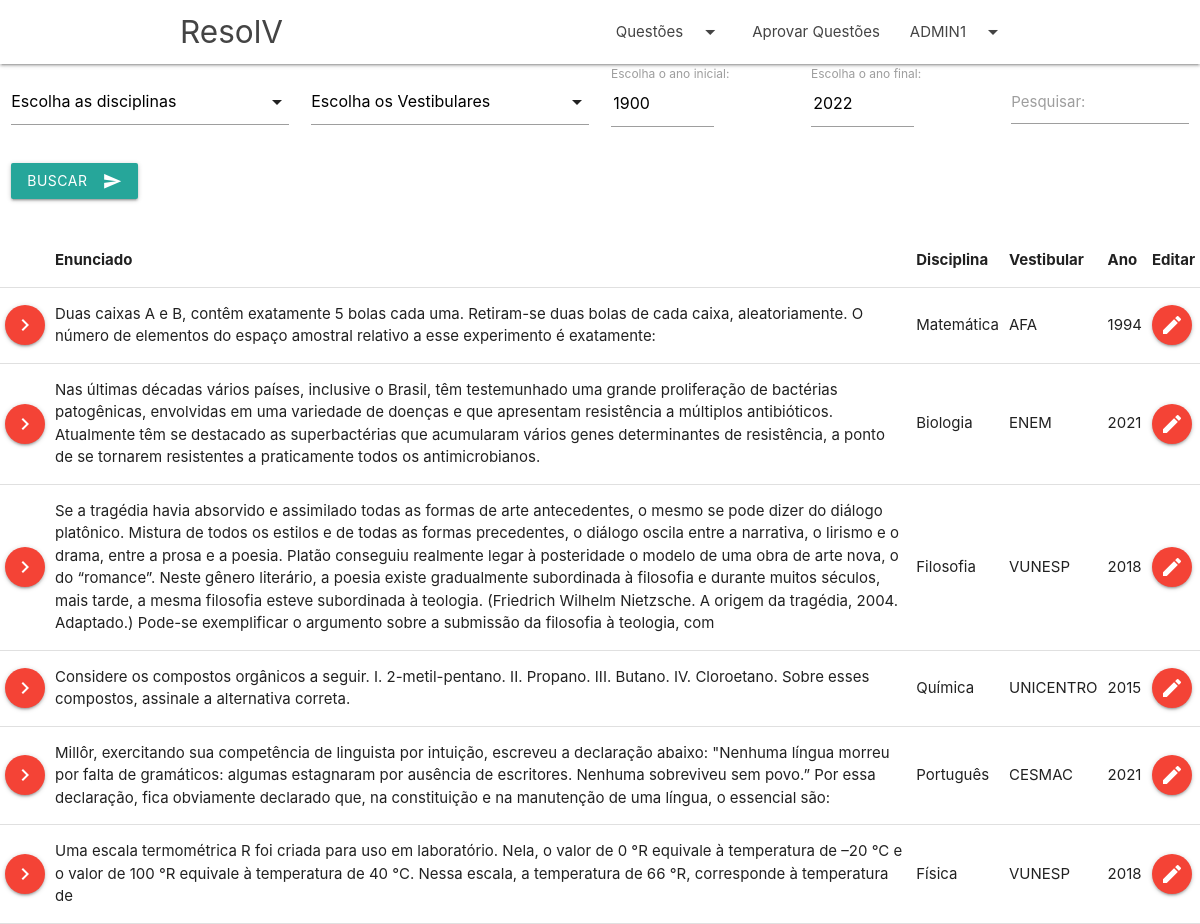
The app's page /buscar.php (signed in) with its own data.
### tables this page shows
CREATE TABLE `usuario` (
  `Nome` varchar(45) DEFAULT NULL,
  `Email` varchar(45) DEFAULT NULL,
  `Apelido` varchar(45) DEFAULT NULL,
  `Senha` varchar(256) DEFAULT NULL,
  `ID_Usuario` int(11) NOT NULL
);

CREATE TABLE `questao` (
  `ID_Questao` int(11) NOT NULL,
  `Enunciado` varchar(2000) DEFAULT NULL,
  `Solucao` varchar(2000) DEFAULT NULL,
  `Ano` int(11) DEFAULT NULL,
  `Aprovada` tinyint(4) DEFAULT NULL,
  `fk_Disciplina_ID_Disciplina` int(11) DEFAULT NULL,
  `fk_Usuario_ID_Usuario` int(11) DEFAULT NULL,
  `dataCriada` date DEFAULT NULL,
  `fk_Alternativa_ID_Alternativa` int(11) DEFAULT NULL,
  `fk_Vestibular_ID` int(11) DEFAULT NULL
);

CREATE TABLE `disciplina` (
  `ID_Disciplina` int(11) NOT NULL,
  `Nome` varchar(45) DEFAULT NULL
);

CREATE TABLE `vestibular` (
  `ID` int(11) NOT NULL,
  `Nome` varchar(40) DEFAULT NULL
);

### buscar.php (the view, shortened to what this page needs)
<!DOCTYPE html>
<html lang="pt-br">
	<head>
		<link href="css/materialize.css" type="text/css" rel="stylesheet" media="screen,projection"/>
		<link href="css/style.css" type="text/css" rel="stylesheet" media="screen,projection"/>
	</head>
	<body>
		<?php include 'header.php';?>
		<form action= "" method='POST' class = "row">
			<div class="input-field col s12 m3">
			</div>
			<div class="input-field col s12 m3">
			</div>
			<div class="input-field col s6 m2">
				<label for="ano-comeco"> Escolha o ano inicial:</label>
				<input name="ano-comeco" type="number" min="1900" max="2022" step="1" value="1900" />
			</div>
			<div class="input-field col s6 m2">
				<label for="ano-fim"> Escolha o ano final:</label>
				<input name="ano-fim" type="number" min="1900" max="2022" step="1" value="2022" />
			</div>
			<div class="input-field col s12 m2">
				<textarea id="textarea1" name = "termo" class="materialize-textarea"></textarea>
				<label for="textarea1">Pesquisar:</label>
			</div>
			<div class="input-field col s12">
				<button class="btn waves-effect waves-light" type="submit" name="action">Buscar
					<i class="material-icons right">send</i>
				</button>
			</div>
		</form>
		<table>
			<thead>
				<th></th>
				<th> Enunciado </th>
				<th> Disciplina </th>
				<th>Vestibular</th>
				<th>Ano</th>
				<?php
					$admin = array(1,2);
					if(isset($_SESSION['login']) && in_array($_SESSION['idUsuarioSessao'], $admin)){
						echo "<th>Editar</th>";
					}
				?>
			</thead>
			<tbody>
				<?php
							$servername = "localhost";
							$username = "root";
							$password = "usbw";
							$database = "baseresolv";
							$conn = mysqli_connect($servername, $username, $password,$database);
							mysqli_set_charset($conn,"utf8");
						if(isset($_POST['action'])){
							$anoComeco = $_REQUEST["ano-comeco"];
							$anoFim = $_REQUEST["ano-fim"];
							$Enunciado = $_REQUEST["termo"];
							$sql = "SELECT Enunciado, ID_Questao, vestibular.nome 'Vestibular', disciplina.nome 'disciplina', disciplina.ID_Disciplina 'idDisc', Ano from questao inner join disciplina on (questao.fk_Disciplina_ID_Disciplina = disciplina.ID_Disciplina) inner join vestibular on (questao.fk_Vestibular_ID = vestibular.ID) where Enunciado like '%{$Enunciado}%' and questao.ano >= $anoComeco and questao.ano <= $anoFim and Aprovada = 1";
							if(isset($_REQUEST["vestibulares"])){
								$vestibulares =  "(".implode(",",$_REQUEST["vestibulares"]).")";
								$sql = $sql." and questao.fk_Vestibular_ID in $vestibulares";
							}
							if(isset($_REQUEST["disciplinas"])){
								$disciplinas =  "(".implode(",",$_REQUEST["disciplinas"]).")";
								$sql = $sql." and questao.fk_Disciplina_ID_Disciplina in $disciplinas";
							}
							$result = $conn->query($sql);
							if ($result and $result->num_rows > 0) {
								while($row = $result->fetch_assoc()) {
									echo "
										<tr>
											<td> <button type='button' class='btn-floating waves-effect waves-light red' onclick=\"window.location='/questao.php?questao={$row["idDisc"]}&clicou=0&ID={$row["ID_Questao"]}'\"><i class='material-icons'>navigate_next</i></button>
											<td>
												{$row["Enunciado"]}
											</td>
											<td>
												{$row["disciplina"]}
											</td>
											<td>
												{$row["Vestibular"]}
											</td>
											<td>
												{$row["Ano"]}
											</td>
											";
									if(isset($_SESSION['login']) && in_array($_SESSION['idUsuarioSessao'], $admin)){
										echo "<td><button type='button' class='btn-floating waves-effect waves-light red' onclick=\"window.location='/editar_questao.php?ID={$row["ID_Questao"]}'\"><i class='material-icons'>edit</i></button></td>";
									}
									echo "</tr>";
								}
							}
						} else{
							$sql = "SELECT Enunciado, ID_Questao, vestibular.nome 'Vestibular', disciplina.nome 'disciplina', disciplina.ID_Disciplina 'idDisc', Ano from questao inner join disciplina on (questao.fk_Disciplina_ID_Disciplina = disciplina.ID_Disciplina) inner join vestibular on (questao.fk_Vestibular_ID = vestibular.ID) where aprovada=1;";
							$result = $conn->query($sql);
							if ($result and $result->num_rows > 0) {
								while($row = $result->fetch_assoc()) {
									echo "
										<tr>
											<td> <button type='button' class='btn-floating waves-effect waves-light red' onclick=\"window.location='/questao.php?questao={$row["idDisc"]}&clicou=0&ID={$row["ID_Questao"]}'\"><i class='material-icons'>navigate_next</i></button>
											<td>
												{$row["Enunciado"]}
											</td>
											<td>
												{$row["disciplina"]}
											</td>
											<td>
												{$row["Vestibular"]}
											</td>
											<td>
												{$row["Ano"]}
											</td>
											";
									if(isset($_SESSION['login']) && in_array($_SESSION['idUsuarioSessao'], $admin)){
										echo "<td><button type='button' class='btn-floating waves-effect waves-light red' onclick=\"window.location='/editar_questao.php?ID={$row["ID_Questao"]}'\"><i class='material-icons'>edit</i></button></td>";
									}
									echo "</tr>";
								}
							}
						}
				?>
			</tbody>
		</table>
	</body>
</html>

### header.php (shortened to what this page needs)
<header>
  <nav class="white" role="navigation">
    <div class="nav-wrapper container">
      <a id="logo-container" href="index.php" class="brand-logo">ResolV</a>
      <ul class="right hide-on-med-and-down">
	<li>
		<a class="dropdown-trigger" href="#!" data-target="dropdown1">Questões<i class="material-icons right">arrow_drop_down</i></a>
	</li>
	<?php
		if(isset($_SESSION['login'])){
			$admin = array(1,2);
			$servername = "localhost";
			$username = "root";
			$password = "usbw";
			$database = "baseresolv";
			$conn = mysqli_connect($servername, $username, $password,$database);
			mysqli_set_charset($conn,"utf8");
			$idUser = $_SESSION['idUsuarioSessao'];
			$sql = "SELECT Apelido FROM usuario WHERE ID_Usuario=$idUser";
			$result = $conn->query($sql);
			$apelido = $result->fetch_assoc()['Apelido'];
			if(in_array($_SESSION['idUsuarioSessao'], $admin)){
				echo "<li><a href='aprovar_questao.php'>Aprovar Questões</a></li>";
			}
			echo '<li><a class="dropdown-trigger" href="#!" data-target="dropdown3">'.html_entity_decode($apelido).'<i class="material-icons right">arrow_drop_down</i></a></li>';
		}
	?>
      </ul>
    </div>
  </nav>
</header>

### css/style.css (style rules this page uses)
nav ul a, nav .brand-logo { color: #444; }

### records on screen
usuario: Apelido "ADMIN1"
questao: Enunciado "Duas caixas A e B, contêm exatamente 5 bolas cada uma. Retiram-se duas bolas de cada caixa, aleatoriamente. O número de elementos do espaço amostral relativo a esse experimento é exatamente:", fk_Disciplina_ID_Disciplina.Nome "Matemática", fk_Vestibular_ID.Nome "AFA", Ano "1994"
questao: Enunciado "Nas últimas décadas vários países, inclusive o Brasil, têm testemunhado uma grande proliferação de bactérias patogênicas, envolvidas em uma variedade de doenças e que apresentam resistência a múltiplos antibióticos. Atualmente têm se destacado as superbactérias que acumularam vários genes determinantes de resistência, a ponto de se tornarem resistentes a praticamente todos os antimicrobianos.", fk_Disciplina_ID_Disciplina.Nome "Biologia", fk_Vestibular_ID.Nome "ENEM", Ano "2021"
questao: Enunciado "Se a tragédia havia absorvido e assimilado todas as formas de arte antecedentes, o mesmo se pode dizer do diálogo platônico. Mistura de todos os estilos e de todas as formas precedentes, o diálogo oscila entre a narrativa, o lirismo e o drama, entre a prosa e a poesia. Platão conseguiu realmente legar à posteridade o modelo de uma obra de arte nova, o do “romance”. Neste gênero literário, a poesia existe gradualmente subordinada à filosofia e durante muitos séculos, mais tarde, a mesma filosofia esteve subordinada à teologia. (Friedrich Wilhelm Nietzsche. A origem da tragédia, 2004. Adaptado.) Pode-se exemplificar o argumento sobre a submissão da filosofia à teologia, com", fk_Disciplina_ID_Disciplina.Nome "Filosofia", fk_Vestibular_ID.Nome "VUNESP", Ano "2018"
questao: Enunciado "Considere os compostos orgânicos a seguir. I. 2-metil-pentano. II. Propano. III. Butano. IV. Cloroetano. Sobre esses compostos, assinale a alternativa correta.", fk_Disciplina_ID_Disciplina.Nome "Química", fk_Vestibular_ID.Nome "UNICENTRO", Ano "2015"
questao: Enunciado "Millôr, exercitando sua competência de linguista por intuição, escreveu a declaração abaixo: \"Nenhuma língua morreu por falta de gramáticos: algumas estagnaram por ausência de escritores. Nenhuma sobreviveu sem povo.” Por essa declaração, fica obviamente declarado que, na constituição e na manutenção de uma língua, o essencial são:", fk_Disciplina_ID_Disciplina.Nome "Português", fk_Vestibular_ID.Nome "CESMAC", Ano "2021"
questao: Enunciado "Uma escala termométrica R foi criada para uso em laboratório. Nela, o valor de 0 °R equivale à temperatura de –20 °C e o valor de 100 °R equivale à temperatura de 40 °C. Nessa escala, a temperatura de 66 °R, corresponde à temperatura de", fk_Disciplina_ID_Disciplina.Nome "Física", fk_Vestibular_ID.Nome "VUNESP", Ano "2018"
